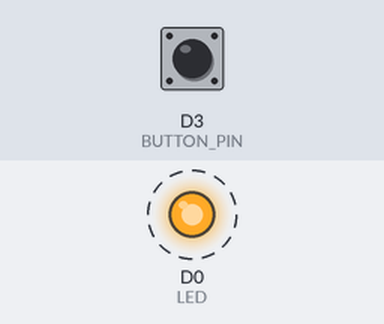
A sketch run on a simulated ESP8266 (NodeMCU). On the bench: output pins drawn as LEDs (lit = HIGH). Dashed ring = blinking. The inputs (shaded band) are chosen by the test bench; at power-on: D3 (BUTTON_PIN) HIGH.

Above: at 2.8 s.
2.9 s: D3 (BUTTON_PIN) pulled LOW for 3.2 s
At 6.6 s:
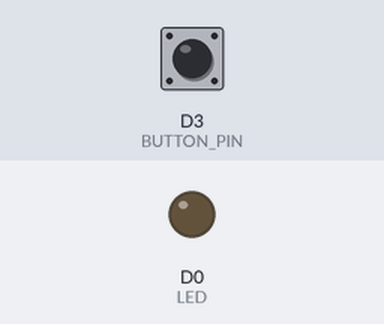
At 7.1 s:
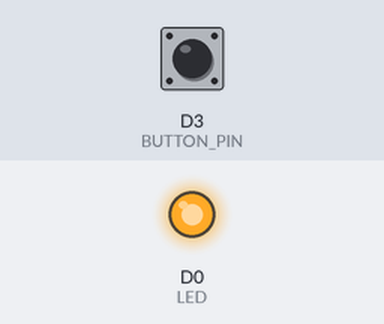
Timing chart, 0 to 13.6 s (numbered marks = the images above; inputs shaded):
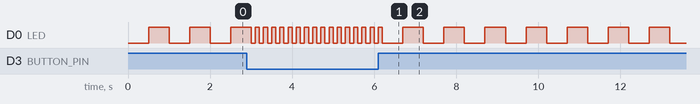

The sketch:

sketch_NodeMCYButton.ino
```cpp
#define LED D0            // Led in NodeMCU at pin GPIO16 (D0) pin 15
#define BUTTON_PIN D3    // On boad Flash button GPIO0 (D3) pin 12

void blink(int);

void setup() {
pinMode(LED, OUTPUT);    // LED pin as output.
pinMode(BUTTON_PIN, INPUT_PULLUP);
}

void loop() {
  if(digitalRead(BUTTON_PIN))
  {// off state
        blink(500);
  }
    else
   { // on state
        blink(100);
   }
}

void blink(int duration)
{
      digitalWrite(LED, LOW); // turn the LED on.
      delay(duration); // wait for 0.1 second.
      digitalWrite(LED, HIGH);// turn the LED off.(Note that LOW is the voltage level but actually
                        //the LED is on; this is because it is acive low on the ESP8266.
      delay(duration);            // wait for 0.1 second.
}
```
